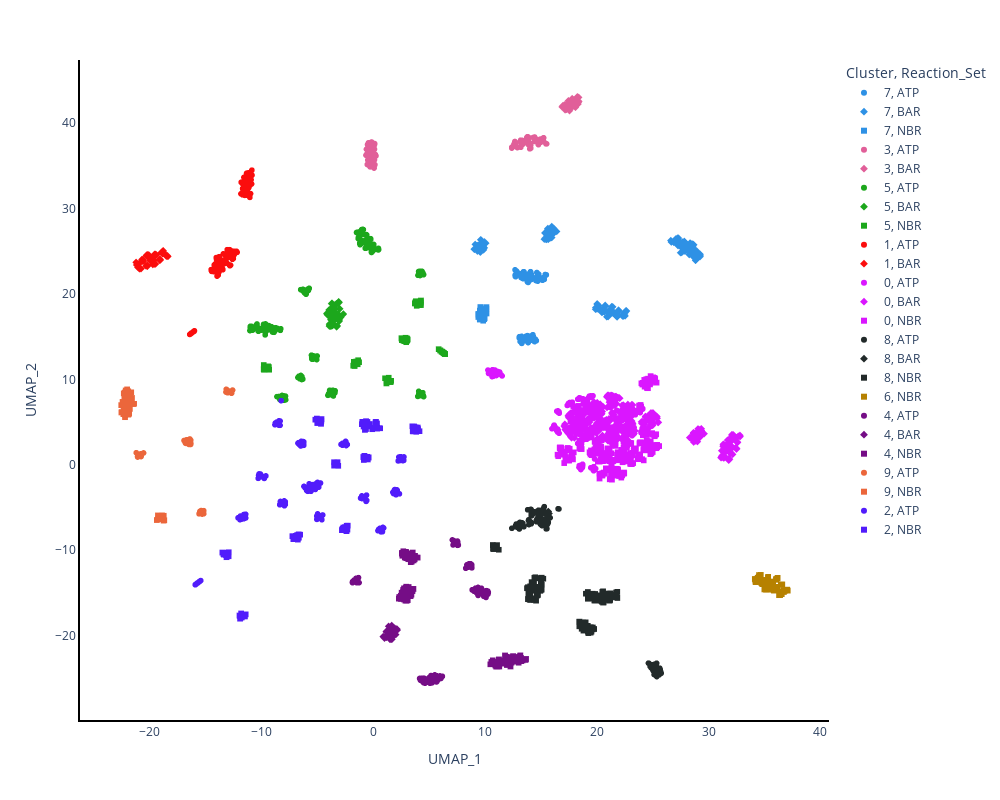

Here is the notebook cell this chart was saved with:
### Code cell
umap_df["Cluster"] = umap_df["Cluster"].astype(str)

fig = px.scatter(umap_df,
                 x="UMAP_1", y="UMAP_2",
                 color='Cluster',
                 symbol='Reaction_Set',
                 hover_data=['Subsystem', 'Condition'],
                 color_discrete_sequence=px.colors.qualitative.Dark24)

fig.update_layout(plot_bgcolor= 'white',
                  width = 1000,
                  height = 800)

fig.update_traces(marker_size=6)
fig.update_xaxes(showline=True, linewidth=2, linecolor='black')
fig.update_yaxes(showline=True, linewidth=2, linecolor='black')

fig.show()

### Figure 1 — Plotly figure (JSON) as saved in the notebook; plotly's stock layout.template omitted (floating-point values rounded to 4 significant figures; data arrays with more than 128 entries replaced by an {"elided": "..."} marker saying what was removed)
{"data": [{"customdata": {"elided": "99x2 str values"}, "hovertemplate": "Cluster=7<br>Reaction_Set=ATP<br>UMAP_1=%{x}<br>UMAP_2=%{y}<br>Subsystem=%{customdata[0]}<br>Condition=%{customdata[1]}<extra></extra>", "legendgroup": "7, ATP", "marker": {"color": "#2E91E5", "size": 6, "symbol": "circle"}, "mode": "markers", "name": "7, ATP", "showlegend": true, "type": "scattergl", "x": [13.89, 14.12, 14.14, 14.0, 13.8, 13.89, 13.96, 13.93, 13.86, 14.0, 14.12, 15.49, 15.45, 15.38, 15.26, 15.16, 15.18, 15.24, 15.3, 14.99, 15.14, 15.27, 12.69, 12.83, 12.77, 12.74, 12.71, 12.71, 12.83, 13.01, 12.9, 12.73, 12.69, 14.76, 14.8, 14.64, 14.68, 14.59, 14.72, 14.56, 14.69, 14.51, 14.55, 14.58, 13.44, 13.56, 13.49, 13.23, 13.42, 13.45, 13.45, 13.38, 13.44, 13.36, 13.45, 14.11, 14.08, 14.05, 14.08, 14.04, 14.1, 14.2, 14.06, 14.09, 13.92, 13.81, 14.5, 14.37, 14.59, 14.44, 14.28, 14.19, 14.24, 14.27, 14.05, 14.14, 14.32, 13.86, 13.86, 13.89, 13.71, 13.79, 13.58, 13.66, 13.7, 13.8, 13.64, 13.67, 13.15, 13.29, 13.14, 13.33, 13.28, 13.11, 13.09, 13.4, 13.06, 13.08, 13.21], "xaxis": "x", "y": [22.33, 22.19, 22.31, 21.83, 21.41, 21.62, 21.68, 21.62, 21.35, 21.61, 21.69, 22.24, 22.22, 22.28, 21.78, 21.76, 21.89, 21.74, 21.71, 21.87, 21.61, 21.85, 22.83, 22.67, 22.66, 22.03, 22.06, 22.19, 22.27, 22.41, 22.28, 22.08, 22.2, 22.3, 22.32, 22.51, 21.66, 21.97, 21.5, 21.82, 21.59, 21.69, 21.58, 21.59, 22.6, 22.36, 22.6, 21.92, 21.79, 22.02, 21.92, 21.96, 22.12, 21.83, 21.95, 22.42, 22.61, 22.54, 22.13, 21.79, 22.14, 21.89, 21.86, 21.81, 21.65, 22.02, 14.71, 14.49, 14.54, 14.42, 15.23, 15.04, 14.58, 14.74, 15.08, 14.76, 15.06, 14.31, 14.54, 14.41, 14.5, 15.13, 14.81, 15.0, 15.04, 14.96, 14.88, 15.05, 14.58, 14.22, 14.44, 14.35, 15.04, 14.89, 14.92, 14.7, 14.87, 15.0, 14.72], "yaxis": "y"}, {"customdata": {"elided": "243x2 str values"}, "hovertemplate": "Cluster=7<br>Reaction_Set=BAR<br>UMAP_1=%{x}<br>UMAP_2=%{y}<br>Subsystem=%{customdata[0]}<br>Condition=%{customdata[1]}<extra></extra>", "legendgroup": "7, BAR", "marker": {"color": "#2E91E5", "size": 6, "symbol": "diamond"}, "mode": "markers", "name": "7, BAR", "showlegend": true, "type": "scattergl", "x": {"elided": "243 float values"}, "xaxis": "x", "y": {"elided": "243 float values"}, "yaxis": "y"}, {"customdata": [["S_tRNA_Charging", "m9-EX_T4hcinnm_e4.04"], ["S_Xenobiotic_tolerance", "m9-EX_T4hcinnm_e4.04"], ["S_Alginate_biosynthesis", "m9-EX_T4hcinnm_e4.04"], ["S_Alternate_Carbon_and_Nitrogen_source__Hydroxy_proline_metabolism", "m9-EX_T4hcinnm_e4.04"], ["S_Aromatic_Compounds_Degradation__B_Ketoadipate_pathway", "m9-EX_T4hcinnm_e4.04"], ["S_Alternate_Carbon__Fructose_Metabolism", "m9-EX_T4hcinnm_e4.04"], ["S_Alternate_Carbon_and_Nitrogen_source__Nucleotide_Metabolism", "m9-EX_T4hcinnm_e4.04"], ["S_Cell_Envelope_Biosynthesis__Lipid_A_Biosynthesis", "m9-EX_T4hcinnm_e4.04"], ["S_Cofactor_and_Prosthetic_Group_Biosynthesis__Biotin_Biosynthesis", "m9-EX_T4hcinnm_e4.04"], ["S_Glutamate_Metabolism", "m9-EX_T4hcinnm_e4.04"], ["S_Cofactor_and_Prosthetic_Group_Biosynthesis__Pantothenate_and_CoA_Biosynthesis", "m9-EX_T4hcinnm_e4.04"], ["S_Alginate_biosynthesis", "m9-EX_T4hcinnm_e2.02-EX_fer_e1.4505"], ["S_Xenobiotic_tolerance", "m9-EX_T4hcinnm_e2.02-EX_fer_e1.4505"], ["S_Alternate_Carbon_and_Nitrogen_source__Nucleotide_Metabolism", "m9-EX_T4hcinnm_e2.02-EX_fer_e1.4505"], ["S_Alternate_Carbon_and_Nitrogen_source__Hydroxy_proline_metabolism", "m9-EX_T4hcinnm_e2.02-EX_fer_e1.4505"], ["S_tRNA_Charging", "m9-EX_T4hcinnm_e2.02-EX_fer_e1.4505"], ["S_Aromatic_Compounds_Degradation__B_Ketoadipate_pathway", "m9-EX_T4hcinnm_e2.02-EX_fer_e1.4505"], ["S_Alternate_Carbon__Fructose_Metabolism", "m9-EX_T4hcinnm_e2.02-EX_fer_e1.4505"], ["S_Cell_Envelope_Biosynthesis__Lipid_A_Biosynthesis", "m9-EX_T4hcinnm_e2.02-EX_fer_e1.4505"], ["S_Cofactor_and_Prosthetic_Group_Biosynthesis__Biotin_Biosynthesis", "m9-EX_T4hcinnm_e2.02-EX_fer_e1.4505"], ["S_Glutamate_Metabolism", "m9-EX_T4hcinnm_e2.02-EX_fer_e1.4505"], ["S_Cofactor_and_Prosthetic_Group_Biosynthesis__Pantothenate_and_CoA_Biosynthesis", "m9-EX_T4hcinnm_e2.02-EX_fer_e1.4505"], ["S_Alginate_biosynthesis", "m9-EX_fer_e2.91"], ["S_Xenobiotic_tolerance", "m9-EX_fer_e2.91"], ["S_Alternate_Carbon_and_Nitrogen_source__Nucleotide_Metabolism", "m9-EX_fer_e2.91"], ["S_Alternate_Carbon_and_Nitrogen_source__Hydroxy_proline_metabolism", "m9-EX_fer_e2.91"], ["S_Alternate_Carbon__Fructose_Metabolism", "m9-EX_fer_e2.91"], ["S_tRNA_Charging", "m9-EX_fer_e2.91"], ["S_Aromatic_Compounds_Degradation__B_Ketoadipate_pathway", "m9-EX_fer_e2.91"], ["S_Cofactor_and_Prosthetic_Group_Biosynthesis__Pantothenate_and_CoA_Biosynthesis", "m9-EX_fer_e2.91"], ["S_Cofactor_and_Prosthetic_Group_Biosynthesis__Biotin_Biosynthesis", "m9-EX_fer_e2.91"], ["S_Glutamate_Metabolism", "m9-EX_fer_e2.91"], ["S_Cell_Envelope_Biosynthesis__Lipid_A_Biosynthesis", "m9-EX_fer_e2.91"]], "hovertemplate": "Cluster=7<br>Reaction_Set=NBR<br>UMAP_1=%{x}<br>UMAP_2=%{y}<br>Subsystem=%{customdata[0]}<br>Condition=%{customdata[1]}<extra></extra>", "legendgroup": "7, NBR", "marker": {"color": "#2E91E5", "size": 6, "symbol": "square"}, "mode": "markers", "name": "7, NBR", "showlegend": true, "type": "scattergl", "x": [9.538, 9.972, 9.822, 9.637, 9.795, 9.839, 9.527, 9.406, 9.92, 9.887, 9.574, 9.822, 9.388, 9.701, 9.456, 9.843, 9.399, 9.548, 9.765, 10.13, 10.05, 9.716, 9.542, 9.6, 9.7, 9.926, 9.828, 9.913, 9.57, 10.13, 9.98, 10.13, 9.587], "xaxis": "x", "y": [17.01, 17.16, 17.22, 17.16, 17.12, 16.87, 17.12, 17.31, 17.04, 17.19, 17.05, 17.62, 17.57, 17.54, 17.57, 17.61, 17.66, 17.51, 17.7, 17.73, 17.73, 17.75, 18.04, 18.29, 17.85, 17.96, 18.19, 17.96, 18.16, 18.28, 18.24, 18.46, 18.47], "yaxis": "y"}, {"customdata": {"elided": "162x2 str values"}, "hovertemplate": "Cluster=3<br>Reaction_Set=ATP<br>UMAP_1=%{x}<br>UMAP_2=%{y}<br>Subsystem=%{customdata[0]}<br>Condition=%{customdata[1]}<extra></extra>", "legendgroup": "3, ATP", "marker": {"color": "#E15F99", "size": 6, "symbol": "circle"}, "mode": "markers", "name": "3, ATP", "showlegend": true, "type": "scattergl", "x": {"elided": "162 float values"}, "xaxis": "x", "y": {"elided": "162 float values"}, "yaxis": "y"}, {"customdata": [["S_Cell_Envelope_Biosynthesis", "m9-EX_T4hcinnm_e4.04"], ["Unassigned", "m9-EX_T4hcinnm_e4.04"], ["S_Cofactor_and_Prosthetic_Group_Biosynthesis__Ubiquinone_biosynthesis", "m9-EX_T4hcinnm_e4.04"], ["S_Cofactor_and_Prosthetic_Group_Biosynthesis__Thiamine_Metabolism", "m9-EX_T4hcinnm_e4.04"], ["S_Cysteine_Metabolism", "m9-EX_T4hcinnm_e4.04"], ["S_Cofactor_and_Prosthetic_Group_Biosynthesis__Riboflavin_Metabolism", "m9-EX_T4hcinnm_e4.04"], ["S_Methionine_Metabolism", "m9-EX_T4hcinnm_e4.04"], ["S_Aromatic_Compounds_Degradation__Homogentisate_pathway", "m9-EX_T4hcinnm_e4.04"], ["S_Cofactor_and_Prosthetic_Group_Biosynthesis__Porphyrin_and_Chlorophyll_Metabolism", "m9-EX_T4hcinnm_e4.04"], ["S_Sulfur_Metabolism", "m9-EX_T4hcinnm_e4.04"], ["S_Heavy_Metal_Tolerance", "m9-EX_T4hcinnm_e4.04"], ["S_Cell_Envelope_Biosynthesis__Biosynthesis_of_L_glycero_D_manno_heptose__Hep_", "m9-EX_T4hcinnm_e4.04"], ["S_Cofactor_and_Prosthetic_Group_Biosynthesis___Pyrroloquinoline_quinone_biosynthesis", "m9-EX_T4hcinnm_e4.04"], ["S_Transport__Outer_Membrane", "m9-EX_T4hcinnm_e4.04"], ["S_Fatty_Acid_Metabolism", "m9-EX_T4hcinnm_e4.04"], ["S_Glycolysis", "m9-EX_T4hcinnm_e4.04"], ["S_Phosphonate_and_phosphinate_metabolism", "m9-EX_T4hcinnm_e4.04"], ["S_Alternate_Carbon__Butanediol_Metabolism", "m9-EX_T4hcinnm_e4.04"], ["S_Cell_Envelope_Biosynthesis", "m9-EX_T4hcinnm_e2.02-EX_fer_e1.4505"], ["S_Cofactor_and_Prosthetic_Group_Biosynthesis__Ubiquinone_biosynthesis", "m9-EX_T4hcinnm_e2.02-EX_fer_e1.4505"], ["Unassigned", "m9-EX_T4hcinnm_e2.02-EX_fer_e1.4505"], ["S_Cofactor_and_Prosthetic_Group_Biosynthesis__Thiamine_Metabolism", "m9-EX_T4hcinnm_e2.02-EX_fer_e1.4505"], ["S_Cofactor_and_Prosthetic_Group_Biosynthesis__Riboflavin_Metabolism", "m9-EX_T4hcinnm_e2.02-EX_fer_e1.4505"], ["S_Cysteine_Metabolism", "m9-EX_T4hcinnm_e2.02-EX_fer_e1.4505"], ["S_Methionine_Metabolism", "m9-EX_T4hcinnm_e2.02-EX_fer_e1.4505"], ["S_Aromatic_Compounds_Degradation__Homogentisate_pathway", "m9-EX_T4hcinnm_e2.02-EX_fer_e1.4505"], ["S_Cofactor_and_Prosthetic_Group_Biosynthesis__Porphyrin_and_Chlorophyll_Metabolism", "m9-EX_T4hcinnm_e2.02-EX_fer_e1.4505"], ["S_Heavy_Metal_Tolerance", "m9-EX_T4hcinnm_e2.02-EX_fer_e1.4505"], ["S_Sulfur_Metabolism", "m9-EX_T4hcinnm_e2.02-EX_fer_e1.4505"], ["S_Cofactor_and_Prosthetic_Group_Biosynthesis___Pyrroloquinoline_quinone_biosynthesis", "m9-EX_T4hcinnm_e2.02-EX_fer_e1.4505"], ["S_Cell_Envelope_Biosynthesis__Biosynthesis_of_L_glycero_D_manno_heptose__Hep_", "m9-EX_T4hcinnm_e2.02-EX_fer_e1.4505"], ["S_Fatty_Acid_Metabolism", "m9-EX_T4hcinnm_e2.02-EX_fer_e1.4505"], ["S_Transport__Outer_Membrane", "m9-EX_T4hcinnm_e2.02-EX_fer_e1.4505"], ["S_Glycolysis", "m9-EX_T4hcinnm_e2.02-EX_fer_e1.4505"], ["S_Phosphonate_and_phosphinate_metabolism", "m9-EX_T4hcinnm_e2.02-EX_fer_e1.4505"], ["S_Alternate_Carbon__Butanediol_Metabolism", "m9-EX_T4hcinnm_e2.02-EX_fer_e1.4505"], ["S_Cell_Envelope_Biosynthesis", "m9-EX_fer_e2.91"], ["S_Cofactor_and_Prosthetic_Group_Biosynthesis__Thiamine_Metabolism", "m9-EX_fer_e2.91"], ["S_Cofactor_and_Prosthetic_Group_Biosynthesis__Riboflavin_Metabolism", "m9-EX_fer_e2.91"], ["S_Cysteine_Metabolism", "m9-EX_fer_e2.91"], ["S_Cofactor_and_Prosthetic_Group_Biosynthesis__Ubiquinone_biosynthesis", "m9-EX_fer_e2.91"], ["S_Methionine_Metabolism", "m9-EX_fer_e2.91"], ["S_Aromatic_Compounds_Degradation__Homogentisate_pathway", "m9-EX_fer_e2.91"], ["S_Cofactor_and_Prosthetic_Group_Biosynthesis__Porphyrin_and_Chlorophyll_Metabolism", "m9-EX_fer_e2.91"], ["Unassigned", "m9-EX_fer_e2.91"], ["S_Heavy_Metal_Tolerance", "m9-EX_fer_e2.91"], ["S_Cell_Envelope_Biosynthesis__Biosynthesis_of_L_glycero_D_manno_heptose__Hep_", "m9-EX_fer_e2.91"], ["S_Cofactor_and_Prosthetic_Group_Biosynthesis___Pyrroloquinoline_quinone_biosynthesis", "m9-EX_fer_e2.91"], ["S_Sulfur_Metabolism", "m9-EX_fer_e2.91"], ["S_Fatty_Acid_Metabolism", "m9-EX_fer_e2.91"], ["S_Glycolysis", "m9-EX_fer_e2.91"], ["S_Transport__Outer_Membrane", "m9-EX_fer_e2.91"], ["S_Phosphonate_and_phosphinate_metabolism", "m9-EX_fer_e2.91"], ["S_Alternate_Carbon__Butanediol_Metabolism", "m9-EX_fer_e2.91"]], "hovertemplate": "Cluster=3<br>Reaction_Set=BAR<br>UMAP_1=%{x}<br>UMAP_2=%{y}<br>Subsystem=%{customdata[0]}<br>Condition=%{customdata[1]}<extra></extra>", "legendgroup": "3, BAR", "marker": {"color": "#E15F99", "size": 6, "symbol": "diamond"}, "mode": "markers", "name": "3, BAR", "showlegend": true, "type": "scattergl", "x": [18.08, 18.31, 18.28, 18.17, 18.16, 17.8, 17.79, 17.92, 18.16, 17.94, 18.06, 18.34, 18.21, 18.18, 18.38, 18.37, 18.38, 18.26, 17.45, 17.6, 17.84, 17.84, 17.75, 17.53, 17.59, 17.64, 18.09, 17.89, 17.77, 18.03, 17.81, 17.61, 17.47, 17.66, 17.49, 17.46, 17.34, 16.97, 17.28, 17.26, 17.33, 17.17, 17.49, 17.29, 17.4, 17.11, 17.56, 17.21, 17.16, 17.04, 17.26, 17.13, 16.96, 16.89], "xaxis": "x", "y": [42.62, 42.22, 42.32, 42.59, 42.78, 42.89, 42.66, 42.73, 42.73, 42.72, 42.74, 42.39, 42.67, 42.45, 42.58, 42.51, 43.02, 43.1, 42.24, 42.26, 41.95, 41.97, 42.13, 42.33, 42.17, 42.26, 41.85, 42.01, 42.14, 42.14, 42.22, 42.37, 42.35, 42.1, 42.52, 42.63, 41.79, 41.99, 41.96, 41.88, 41.69, 41.78, 41.6, 41.61, 41.66, 42.16, 41.45, 41.76, 41.56, 41.76, 41.77, 41.99, 42.05, 41.91], "yaxis": "y"}, {"customdata": {"elided": "223x2 str values"}, "hovertemplate": "Cluster=5<br>Reaction_Set=ATP<br>UMAP_1=%{x}<br>UMAP_2=%{y}<br>Subsystem=%{customdata[0]}<br>Condition=%{customdata[1]}<extra></extra>", "legendgroup": "5, ATP", "marker": {"color": "#1CA71C", "size": 6, "symbol": "circle"}, "mode": "markers", "name": "5, ATP", "showlegend": true, "type": "scattergl", "x": {"elided": "223 float values"}, "xaxis": "x", "y": {"elided": "223 float values"}, "yaxis": "y"}, {"customdata": {"elided": "72x2 str values"}, "hovertemplate": "Cluster=5<br>Reaction_Set=BAR<br>UMAP_1=%{x}<br>UMAP_2=%{y}<br>Subsystem=%{customdata[0]}<br>Condition=%{customdata[1]}<extra></extra>", "legendgroup": "5, BAR", "marker": {"color": "#1CA71C", "size": 6, "symbol": "diamond"}, "mode": "markers", "name": "5, BAR", "showlegend": true, "type": "scattergl", "x": [-4.099, -3.954, -3.956, -3.792, -4.019, -3.865, -4.146, -3.841, -4.033, -3.252, -3.312, -3.218, -3.83, -3.778, -3.913, -3.62, -3.566, -3.697, -3.644, -3.892, -3.479, -3.912, -3.2, -3.268, -3.615, -3.258, -3.683, -3.388, -3.471, -3.623, -3.302, -3.396, -3.723, -3.102, -3.085, -3.039, -3.549, -3.642, -3.7, -3.778, -3.537, -3.777, -3.649, -3.759, -3.537, -3.025, -3.129, -3.043, -3.948, -3.713, -3.654, -3.446, -3.459, -3.632, -3.697, -3.776, -3.819, -3.582, -3.003, -2.984, -3.35, -3.46, -3.274, -3.655, -3.254, -3.344, -3.138, -3.254, -3.134, -2.894, -2.7, -2.663], "xaxis": "x", "y": [17.57, 17.58, 17.62, 17.55, 17.63, 17.49, 17.71, 17.71, 17.58, 17.68, 17.41, 17.45, 16.29, 16.21, 16.47, 16.34, 16.38, 16.34, 16.29, 16.34, 16.42, 16.23, 16.26, 16.14, 18.8, 18.8, 18.93, 18.69, 18.72, 18.78, 18.85, 18.7, 18.87, 18.93, 19.1, 19.02, 16.97, 17.01, 17.01, 16.98, 16.85, 17.08, 17.02, 16.99, 17.02, 16.96, 17.01, 16.8, 18.13, 18.1, 18.09, 18.28, 18.26, 18.29, 18.22, 18.21, 18.27, 18.13, 18.26, 18.27, 17.66, 17.58, 17.68, 17.65, 17.54, 17.66, 17.58, 17.56, 17.66, 17.26, 17.58, 17.66], "yaxis": "y"}, {"customdata": {"elided": "83x2 str values"}, "hovertemplate": "Cluster=5<br>Reaction_Set=NBR<br>UMAP_1=%{x}<br>UMAP_2=%{y}<br>Subsystem=%{customdata[0]}<br>Condition=%{customdata[1]}<extra></extra>", "legendgroup": "5, NBR", "marker": {"color": "#1CA71C", "size": 6, "symbol": "square"}, "mode": "markers", "name": "5, NBR", "showlegend": true, "type": "scattergl", "x": [-1.384, -1.702, 6.202, 5.858, -1.552, 6.325, -1.65, 6.179, 6.296, -1.343, 6.116, 6.401, -1.785, 6.011, -1.405, 6.183, 6.417, -1.444, -1.726, 6.432, -1.263, 5.989, 6.276, -1.444, -1.505, 6.346, -1.628, -9.324, 4.272, 4.082, 3.896, 4.189, -9.779, 4.055, -9.59, -9.596, -9.399, 3.772, 4.242, 3.956, -9.696, -9.424, 3.861, 4.089, -9.383, 3.731, -9.79, -9.3, 3.885, -9.782, -9.706, 4.228, 4.165, 4.27, 3.813, 4.2, -9.482, 4.276, 3.094, 1.605, 1.396, 1.27, 1.328, 2.542, 3.03, 2.784, 2.741, 1.394, 2.906, 3.042, 1.066, 2.572, 1.173, 2.711, 2.543, 2.801, 2.842, 2.956, 1.188, 2.664, 1.237, 1.523, 1.568], "xaxis": "x", "y": [11.77, 11.59, 13.19, 13.54, 12.02, 13.07, 11.57, 13.21, 13.1, 12.25, 13.27, 13.0, 11.61, 13.38, 11.83, 13.21, 12.98, 11.98, 12.05, 12.96, 12.01, 13.41, 13.12, 11.93, 12.09, 13.05, 11.78, 11.44, 19.0, 18.9, 18.61, 19.13, 11.15, 18.93, 11.45, 11.31, 11.53, 19.03, 18.72, 18.69, 11.15, 11.26, 18.88, 18.77, 11.4, 18.9, 11.19, 11.13, 19.14, 11.68, 11.12, 19.15, 18.7, 18.73, 19.16, 19.05, 11.46, 19.23, 14.67, 9.831, 10.2, 9.845, 9.953, 14.83, 14.78, 14.82, 14.55, 9.741, 14.88, 14.53, 10.14, 14.6, 9.764, 14.55, 14.8, 14.47, 14.49, 14.35, 9.532, 14.65, 10.01, 9.755, 9.684], "yaxis": "y"}, {"customdata": {"elided": "191x2 str values"}, "hovertemplate": "Cluster=1<br>Reaction_Set=ATP<br>UMAP_1=%{x}<br>UMAP_2=%{y}<br>Subsystem=%{customdata[0]}<br>Condition=%{customdata[1]}<extra></extra>", "legendgroup": "1, ATP", "marker": {"color": "#FB0D0D", "size": 6, "symbol": "circle"}, "mode": "markers", "name": "1, ATP", "showlegend": true, "type": "scattergl", "x": {"elided": "191 float values"}, "xaxis": "x", "y": {"elided": "191 float values"}, "yaxis": "y"}, {"customdata": {"elided": "78x2 str values"}, "hovertemplate": "Cluster=1<br>Reaction_Set=BAR<br>UMAP_1=%{x}<br>UMAP_2=%{y}<br>Subsystem=%{customdata[0]}<br>Condition=%{customdata[1]}<extra></extra>", "legendgroup": "1, BAR", "marker": {"color": "#FB0D0D", "size": 6, "symbol": "diamond"}, "mode": "markers", "name": "1, BAR", "showlegend": true, "type": "scattergl", "x": [-19.97, -20.09, -20.06, -20.23, -20.2, -20.29, -20.16, -20.16, -20.05, -19.66, -19.75, -19.67, -19.6, -21.0, -21.13, -21.2, -21.04, -21.12, -21.12, -21.06, -21.09, -20.99, -20.76, -21.04, -20.9, -20.77, -18.69, -18.83, -18.78, -18.95, -18.78, -18.89, -18.81, -18.78, -18.48, -18.5, -18.4, -18.35, -18.46, -20.62, -20.54, -20.63, -20.54, -20.57, -20.66, -20.64, -20.68, -20.59, -20.32, -20.19, -20.19, -20.22, -19.52, -19.55, -19.46, -19.38, -19.44, -19.49, -19.49, -19.51, -19.45, -19.09, -19.03, -19.09, -19.05, -19.88, -19.86, -20.0, -19.98, -19.91, -19.88, -19.94, -19.93, -19.74, -19.59, -19.46, -19.71, -19.57], "xaxis": "x", "y": [24.32, 24.33, 24.58, 24.47, 24.6, 24.52, 24.47, 24.46, 24.48, 23.89, 23.9, 23.9, 23.94, 23.5, 23.36, 23.71, 23.46, 23.42, 23.49, 23.4, 23.56, 23.46, 22.96, 23.12, 22.94, 22.98, 24.74, 24.71, 24.77, 24.86, 24.98, 24.93, 24.91, 25.07, 24.43, 24.44, 24.49, 24.4, 24.47, 23.83, 23.89, 24.03, 23.86, 24.01, 23.92, 23.95, 24.04, 23.88, 23.29, 23.23, 23.3, 23.38, 24.47, 24.65, 24.54, 24.58, 24.56, 24.46, 24.6, 24.64, 24.64, 23.94, 23.98, 24.07, 24.06, 23.95, 23.91, 24.2, 24.28, 23.98, 24.08, 24.2, 23.9, 24.0, 23.51, 23.51, 23.45, 23.5], "yaxis": "y"}, {"customdata": {"elided": "174x2 str values"}, "hovertemplate": "Cluster=0<br>Reaction_Set=ATP<br>UMAP_1=%{x}<br>UMAP_2=%{y}<br>Subsystem=%{customdata[0]}<br>Condition=%{customdata[1]}<extra></extra>", "legendgroup": "0, ATP", "marker": {"color": "#DA16FF", "size": 6, "symbol": "circle"}, "mode": "markers", "name": "0, ATP", "showlegend": true, "type": "scattergl", "x": {"elided": "174 float values"}, "xaxis": "x", "y": {"elided": "174 float values"}, "yaxis": "y"}, {"customdata": {"elided": "916x2 str values"}, "hovertemplate": "Cluster=0<br>Reaction_Set=BAR<br>UMAP_1=%{x}<br>UMAP_2=%{y}<br>Subsystem=%{customdata[0]}<br>Condition=%{customdata[1]}<extra></extra>", "legendgroup": "0, BAR", "marker": {"color": "#DA16FF", "size": 6, "symbol": "diamond"}, "mode": "markers", "name": "0, BAR", "showlegend": true, "type": "scattergl", "x": {"elided": "916 float values"}, "xaxis": "x", "y": {"elided": "916 float values"}, "yaxis": "y"}, {"customdata": {"elided": "587x2 str values"}, "hovertemplate": "Cluster=0<br>Reaction_Set=NBR<br>UMAP_1=%{x}<br>UMAP_2=%{y}<br>Subsystem=%{customdata[0]}<br>Condition=%{customdata[1]}<extra></extra>", "legendgroup": "0, NBR", "marker": {"color": "#DA16FF", "size": 6, "symbol": "square"}, "mode": "markers", "name": "0, NBR", "showlegend": true, "type": "scattergl", "x": {"elided": "587 float values"}, "xaxis": "x", "y": {"elided": "587 float values"}, "yaxis": "y"}, {"customdata": {"elided": "175x2 str values"}, "hovertemplate": "Cluster=8<br>Reaction_Set=ATP<br>UMAP_1=%{x}<br>UMAP_2=%{y}<br>Subsystem=%{customdata[0]}<br>Condition=%{customdata[1]}<extra></extra>", "legendgroup": "8, ATP", "marker": {"color": "#222A2A", "size": 6, "symbol": "circle"}, "mode": "markers", "name": "8, ATP", "showlegend": true, "type": "scattergl", "x": {"elided": "175 float values"}, "xaxis": "x", "y": {"elided": "175 float values"}, "yaxis": "y"}, {"customdata": [["Murein Recycling", "m9-EX_T4hcinnm_e4.04"], ["S_Cell_Envelope_Biosynthesis__Cellulose_Metabolism", "m9-EX_T4hcinnm_e4.04"], ["S_Alternate_Carbon__Ascorbate_and_Aldarate_Metabolism", "m9-EX_T4hcinnm_e4.04"]], "hovertemplate": "Cluster=8<br>Reaction_Set=BAR<br>UMAP_1=%{x}<br>UMAP_2=%{y}<br>Subsystem=%{customdata[0]}<br>Condition=%{customdata[1]}<extra></extra>", "legendgroup": "8, BAR", "marker": {"color": "#222A2A", "size": 6, "symbol": "diamond"}, "mode": "markers", "name": "8, BAR", "showlegend": true, "type": "scattergl", "x": [15.66, 15.66, 15.73], "xaxis": "x", "y": [-5.478, -5.47, -5.704], "yaxis": "y"}, {"customdata": {"elided": "185x2 str values"}, "hovertemplate": "Cluster=8<br>Reaction_Set=NBR<br>UMAP_1=%{x}<br>UMAP_2=%{y}<br>Subsystem=%{customdata[0]}<br>Condition=%{customdata[1]}<extra></extra>", "legendgroup": "8, NBR", "marker": {"color": "#222A2A", "size": 6, "symbol": "square"}, "mode": "markers", "name": "8, NBR", "showlegend": true, "type": "scattergl", "x": {"elided": "185 float values"}, "xaxis": "x", "y": {"elided": "185 float values"}, "yaxis": "y"}, {"customdata": {"elided": "108x2 str values"}, "hovertemplate": "Cluster=6<br>Reaction_Set=NBR<br>UMAP_1=%{x}<br>UMAP_2=%{y}<br>Subsystem=%{customdata[0]}<br>Condition=%{customdata[1]}<extra></extra>", "legendgroup": "6, NBR", "marker": {"color": "#B68100", "size": 6, "symbol": "square"}, "mode": "markers", "name": "6, NBR", "showlegend": true, "type": "scattergl", "x": [35.19, 35.27, 35.52, 35.11, 35.16, 35.17, 34.98, 35.23, 35.39, 35.3, 35.25, 35.18, 35.33, 35.16, 35.72, 35.68, 35.77, 35.57, 36.58, 36.69, 36.4, 36.69, 36.41, 36.45, 36.39, 36.3, 36.62, 36.81, 36.73, 36.54, 36.65, 36.38, 37.08, 36.96, 37.03, 37.02, 34.38, 34.17, 34.2, 34.47, 34.27, 34.16, 34.25, 34.41, 34.12, 34.51, 34.39, 34.22, 34.19, 34.4, 34.38, 34.67, 34.54, 34.51, 36.04, 35.9, 35.95, 35.78, 36.03, 35.92, 36.08, 36.08, 35.84, 35.91, 36.01, 36.1, 35.96, 36.15, 36.47, 36.53, 36.47, 36.59, 34.81, 34.72, 35.09, 35.07, 34.98, 34.78, 34.88, 34.8, 34.94, 34.81, 35.08, 34.84, 34.82, 34.85, 35.32, 35.32, 35.33, 35.31, 35.52, 35.65, 35.57, 35.47, 35.64, 35.66, 35.7, 35.63, 35.6, 35.56, 35.43, 35.76, 35.56, 36.16, 36.06, 36.17, 36.04, 36.02], "xaxis": "x", "y": [-14.38, -14.38, -14.15, -14.63, -14.42, -14.55, -14.59, -14.37, -14.36, -14.3, -14.62, -14.64, -14.55, -14.51, -14.03, -14.05, -14.07, -13.84, -14.85, -14.85, -15.09, -14.71, -15.12, -14.94, -15.26, -15.27, -14.87, -14.78, -14.89, -15.14, -14.85, -15.08, -14.73, -14.65, -14.71, -14.62, -13.65, -13.44, -13.74, -13.12, -13.38, -13.57, -13.41, -13.25, -13.37, -13.34, -13.25, -13.42, -13.53, -13.38, -13.23, -12.9, -12.99, -12.92, -14.52, -14.72, -14.62, -14.67, -14.29, -14.65, -14.67, -14.37, -14.72, -14.65, -14.49, -14.45, -14.62, -14.5, -14.01, -14.05, -14.03, -14.01, -13.98, -13.84, -13.58, -13.69, -14.02, -13.9, -13.88, -13.87, -13.69, -13.8, -13.49, -13.5, -13.8, -13.65, -13.26, -13.19, -13.12, -13.17, -13.69, -13.93, -13.85, -13.97, -13.99, -13.85, -13.73, -13.78, -13.75, -13.96, -13.99, -13.79, -13.67, -13.3, -13.38, -13.23, -13.38, -13.47], "yaxis": "y"}, {"customdata": {"elided": "133x2 str values"}, "hovertemplate": "Cluster=4<br>Reaction_Set=ATP<br>UMAP_1=%{x}<br>UMAP_2=%{y}<br>Subsystem=%{customdata[0]}<br>Condition=%{customdata[1]}<extra></extra>", "legendgroup": "4, ATP", "marker": {"color": "#750D86", "size": 6, "symbol": "circle"}, "mode": "markers", "name": "4, ATP", "showlegend": true, "type": "scattergl", "x": {"elided": "133 float values"}, "xaxis": "x", "y": {"elided": "133 float values"}, "yaxis": "y"}, {"customdata": [["S_Purine_Metabolism", "m9-EX_T4hcinnm_e4.04"], ["S_Glycerophospholipid_Metabolism", "m9-EX_T4hcinnm_e4.04"], ["S_Cofactor_and_Prosthetic_Group_Biosynthesis__Terpenoid_backbone_biosynthesis", "m9-EX_T4hcinnm_e4.04"], ["S_Formaldehyde_Metabolism", "m9-EX_T4hcinnm_e4.04"], ["S_Butanoate_Metabolism", "m9-EX_T4hcinnm_e4.04"], ["S_Cell_Envelope_Biosynthesis__O_antigen_Biosynthesis", "m9-EX_T4hcinnm_e4.04"], ["S_Alternate_Carbon_and_Nitrogen_source__Ectoine_Metabolism", "m9-EX_T4hcinnm_e4.04"], ["S_Alternate_Carbon_and_Nitrogen_source__D_Amino_acids_Metabolism", "m9-EX_T4hcinnm_e4.04"], ["S_Alternate_Carbon", "m9-EX_T4hcinnm_e4.04"], ["S_Alternate_Carbon__Levulinate_Metabolism", "m9-EX_T4hcinnm_e4.04"], ["S_Aromatic_Compounds_Degradation__Toluene_Pathway", "m9-EX_T4hcinnm_e4.04"], ["S_Aromatic_Compounds_Degradation__Gallic_acid_Metabolism", "m9-EX_T4hcinnm_e4.04"], ["S_Alternate_Carbon__Propanoate_Metabolism", "m9-EX_T4hcinnm_e4.04"], ["S_Aromatic_Compounds_Degradation__Nicotinic_acid_pathway", "m9-EX_T4hcinnm_e4.04"], ["S_Purine_Metabolism", "m9-EX_T4hcinnm_e2.02-EX_fer_e1.4505"], ["S_Glycerophospholipid_Metabolism", "m9-EX_T4hcinnm_e2.02-EX_fer_e1.4505"], ["S_Formaldehyde_Metabolism", "m9-EX_T4hcinnm_e2.02-EX_fer_e1.4505"], ["S_Cofactor_and_Prosthetic_Group_Biosynthesis__Terpenoid_backbone_biosynthesis", "m9-EX_T4hcinnm_e2.02-EX_fer_e1.4505"], ["S_Butanoate_Metabolism", "m9-EX_T4hcinnm_e2.02-EX_fer_e1.4505"], ["S_Cell_Envelope_Biosynthesis__O_antigen_Biosynthesis", "m9-EX_T4hcinnm_e2.02-EX_fer_e1.4505"], ["S_Alternate_Carbon_and_Nitrogen_source__Ectoine_Metabolism", "m9-EX_T4hcinnm_e2.02-EX_fer_e1.4505"], ["S_Alternate_Carbon_and_Nitrogen_source__D_Amino_acids_Metabolism", "m9-EX_T4hcinnm_e2.02-EX_fer_e1.4505"], ["S_Alternate_Carbon", "m9-EX_T4hcinnm_e2.02-EX_fer_e1.4505"], ["S_Alternate_Carbon__Levulinate_Metabolism", "m9-EX_T4hcinnm_e2.02-EX_fer_e1.4505"], ["S_Aromatic_Compounds_Degradation__Toluene_Pathway", "m9-EX_T4hcinnm_e2.02-EX_fer_e1.4505"], ["S_Aromatic_Compounds_Degradation__Gallic_acid_Metabolism", "m9-EX_T4hcinnm_e2.02-EX_fer_e1.4505"], ["S_Alternate_Carbon__Propanoate_Metabolism", "m9-EX_T4hcinnm_e2.02-EX_fer_e1.4505"], ["S_Aromatic_Compounds_Degradation__Nicotinic_acid_pathway", "m9-EX_T4hcinnm_e2.02-EX_fer_e1.4505"], ["S_Purine_Metabolism", "m9-EX_fer_e2.91"], ["S_Glycerophospholipid_Metabolism", "m9-EX_fer_e2.91"], ["S_Cofactor_and_Prosthetic_Group_Biosynthesis__Terpenoid_backbone_biosynthesis", "m9-EX_fer_e2.91"], ["S_Formaldehyde_Metabolism", "m9-EX_fer_e2.91"], ["S_Butanoate_Metabolism", "m9-EX_fer_e2.91"], ["S_Cell_Envelope_Biosynthesis__O_antigen_Biosynthesis", "m9-EX_fer_e2.91"], ["S_Alternate_Carbon_and_Nitrogen_source__Ectoine_Metabolism", "m9-EX_fer_e2.91"], ["S_Alternate_Carbon_and_Nitrogen_source__D_Amino_acids_Metabolism", "m9-EX_fer_e2.91"], ["S_Alternate_Carbon", "m9-EX_fer_e2.91"], ["S_Alternate_Carbon__Propanoate_Metabolism", "m9-EX_fer_e2.91"], ["S_Alternate_Carbon__Levulinate_Metabolism", "m9-EX_fer_e2.91"], ["S_Aromatic_Compounds_Degradation__Toluene_Pathway", "m9-EX_fer_e2.91"], ["S_Aromatic_Compounds_Degradation__Gallic_acid_Metabolism", "m9-EX_fer_e2.91"], ["S_Aromatic_Compounds_Degradation__Nicotinic_acid_pathway", "m9-EX_fer_e2.91"]], "hovertemplate": "Cluster=4<br>Reaction_Set=BAR<br>UMAP_1=%{x}<br>UMAP_2=%{y}<br>Subsystem=%{customdata[0]}<br>Condition=%{customdata[1]}<extra></extra>", "legendgroup": "4, BAR", "marker": {"color": "#750D86", "size": 6, "symbol": "diamond"}, "mode": "markers", "name": "4, BAR", "showlegend": true, "type": "scattergl", "x": [1.679, 1.565, 1.641, 1.483, 1.37, 1.615, 1.179, 1.508, 1.401, 1.047, 1.015, 0.9199, 0.8969, 1.026, 1.77, 1.917, 1.803, 1.685, 1.533, 1.727, 1.64, 2.024, 1.962, 1.188, 1.214, 1.212, 1.164, 1.299, 2.141, 1.694, 2.06, 1.932, 2.153, 1.882, 1.711, 2.117, 1.914, 1.794, 1.659, 1.381, 1.538, 1.544], "xaxis": "x", "y": [-20.44, -20.24, -20.27, -20.35, -19.99, -20.41, -20.21, -20.46, -20.06, -20.24, -20.31, -20.15, -20.11, -20.21, -19.89, -19.8, -19.87, -19.76, -19.64, -19.69, -19.63, -19.88, -19.83, -19.59, -19.47, -19.6, -19.53, -19.66, -19.33, -19.32, -19.38, -19.13, -19.36, -19.16, -19.17, -19.21, -19.17, -19.1, -18.81, -18.91, -19.15, -19.0], "yaxis": "y"}, {"customdata": {"elided": "177x2 str values"}, "hovertemplate": "Cluster=4<br>Reaction_Set=NBR<br>UMAP_1=%{x}<br>UMAP_2=%{y}<br>Subsystem=%{customdata[0]}<br>Condition=%{customdata[1]}<extra></extra>", "legendgroup": "4, NBR", "marker": {"color": "#750D86", "size": 6, "symbol": "square"}, "mode": "markers", "name": "4, NBR", "showlegend": true, "type": "scattergl", "x": {"elided": "177 float values"}, "xaxis": "x", "y": {"elided": "177 float values"}, "yaxis": "y"}, {"customdata": [["S_Fatty_Acid__Biosynthesis", "m9-EX_cit_e7.44"], ["S_Pentose_Phosphate_Pathway", "m9-EX_cit_e7.44"], ["S_Histidine_Metabolism", "m9-EX_cit_e7.44"], ["S_Nucleotide_Salvage_Pathway", "m9-EX_cit_e7.44"], ["S_Nitrogen_Metabolism", "m9-EX_cit_e7.44"], ["S_Pyruvate_Metabolism", "m9-EX_cit_e7.44"], ["S_Cofactor_and_Prosthetic_Group_Biosynthesis", "m9-EX_cit_e7.44"], ["S_Alternate_Carbon_and_Nitrogen_source__Amines_and_Polyamines_Metabolism", "m9-EX_cit_e7.44"], ["S_Alternate_Carbon_and_Nitrogen_source__Dipeptide_Metabolism", "m9-EX_cit_e7.44"], ["Aliphatic open-chain ketones metabolism", "m9-EX_cit_e7.44"], ["S_Cofactor_and_Prosthetic_Group_Biosynthesis__Queuosine_biosynthesis", "m9-EX_cit_e7.44"], ["S_Iron_uptake_and_metabolism", "m9-EX_cit_e7.44"], ["S_Transport__solvent_extrusion", "m9-EX_cit_e7.44"], ["S_Arginine_and_Proline_Metabolism", "m9-EX_fer_e2.91"], ["S_Cell_Envelope_Biosynthesis__Cellulose_Metabolism", "m9-EX_fer_e2.91"], ["S_Aromatic_Compounds_Degradation__Phenylacetyl_CoA_Catabolom", "m9-EX_fer_e2.91"], ["Murein Recycling", "m9-EX_fer_e2.91"], ["S_Plant_growth_promoting", "m9-EX_fer_e2.91"], ["S_Cofactor_and_Prosthetic_Group_Biosynthesis__FeS_clusters_metabolism", "m9-EX_fer_e2.91"], ["S_Urea_cycleamino_group_metabolism", "m9-EX_fer_e2.91"], ["S_Lysine_Metabolism", "m9-EX_fer_e2.91"], ["S_Alternate_Carbon__Ascorbate_and_Aldarate_Metabolism", "m9-EX_fer_e2.91"], ["S_Cell_Envelope_Biosynthesis__Peptidoglycan_Biosynthesis", "m9-EX_fer_e2.91"], ["S_Cofactor_and_Prosthetic_Group_Biosynthesis__Nicotinamide_Biosynthesis", "m9-EX_fer_e2.91"], ["S_Alanine_and_Aspartate_Metabolism", "m9-EX_fer_e2.91"], ["S_Fatty_Acid_Metabolism", "m9-EX_glc_e7.44"], ["S_Glycolysis", "m9-EX_glc_e7.44"], ["S_Cell_Envelope_Biosynthesis", "m9-EX_glc_e7.44"], ["S_Cofactor_and_Prosthetic_Group_Biosynthesis__Ubiquinone_biosynthesis", "m9-EX_glc_e7.44"], ["S_Methionine_Metabolism", "m9-EX_glc_e7.44"], ["S_Cysteine_Metabolism", "m9-EX_glc_e7.44"], ["S_Cell_Envelope_Biosynthesis__Biosynthesis_of_L_glycero_D_manno_heptose__Hep_", "m9-EX_glc_e7.44"], ["S_Phosphonate_and_phosphinate_metabolism", "m9-EX_glc_e7.44"], ["S_Aromatic_Compounds_Degradation__Homogentisate_pathway", "m9-EX_glc_e7.44"], ["S_Cofactor_and_Prosthetic_Group_Biosynthesis___Pyrroloquinoline_quinone_biosynthesis", "m9-EX_glc_e7.44"], ["S_Transport__Outer_Membrane", "m9-EX_glc_e7.44"], ["Unassigned", "m9-EX_glc_e7.44"], ["S_Cofactor_and_Prosthetic_Group_Biosynthesis__Thiamine_Metabolism", "m9-EX_glc_e7.44"], ["S_Heavy_Metal_Tolerance", "m9-EX_glc_e7.44"], ["S_Sulfur_Metabolism", "m9-EX_glc_e7.44"], ["S_Cofactor_and_Prosthetic_Group_Biosynthesis__Riboflavin_Metabolism", "m9-EX_glc_e7.44"], ["S_Cofactor_and_Prosthetic_Group_Biosynthesis__Porphyrin_and_Chlorophyll_Metabolism", "m9-EX_glc_e7.44"], ["S_Alternate_Carbon__Butanediol_Metabolism", "m9-EX_glc_e7.44"], ["S_Glutamate_Metabolism", "m9-EX_glc_e7.44"], ["S_Alginate_biosynthesis", "m9-EX_glc_e7.44"], ["S_Cofactor_and_Prosthetic_Group_Biosynthesis__Biotin_Biosynthesis", "m9-EX_glc_e7.44"], ["S_Cell_Envelope_Biosynthesis__Lipid_A_Biosynthesis", "m9-EX_glc_e7.44"], ["S_Alternate_Carbon__Fructose_Metabolism", "m9-EX_glc_e7.44"], ["S_Cofactor_and_Prosthetic_Group_Biosynthesis__Pantothenate_and_CoA_Biosynthesis", "m9-EX_glc_e7.44"], ["S_Xenobiotic_tolerance", "m9-EX_glc_e7.44"], ["S_Alternate_Carbon_and_Nitrogen_source__Nucleotide_Metabolism", "m9-EX_glc_e7.44"], ["S_Alternate_Carbon_and_Nitrogen_source__Hydroxy_proline_metabolism", "m9-EX_glc_e7.44"], ["S_Aromatic_Compounds_Degradation__B_Ketoadipate_pathway", "m9-EX_glc_e7.44"], ["S_tRNA_Charging", "m9-EX_glc_e7.44"]], "hovertemplate": "Cluster=9<br>Reaction_Set=ATP<br>UMAP_1=%{x}<br>UMAP_2=%{y}<br>Subsystem=%{customdata[0]}<br>Condition=%{customdata[1]}<extra></extra>", "legendgroup": "9, ATP", "marker": {"color": "#EB663B", "size": 6, "symbol": "circle"}, "mode": "markers", "name": "9, ATP", "showlegend": true, "type": "scattergl", "x": [-15.49, -15.35, -15.29, -15.42, -15.16, -15.47, -15.28, -15.36, -15.38, -15.37, -15.57, -15.53, -15.15, -20.78, -21.07, -21.06, -20.79, -21.18, -21.0, -20.53, -20.92, -20.76, -20.76, -20.85, -20.83, -16.69, -16.39, -16.4, -16.91, -16.79, -16.33, -16.62, -16.33, -16.57, -16.3, -16.65, -16.67, -16.31, -16.76, -16.47, -16.74, -16.49, -16.58, -13.01, -13.16, -13.11, -12.94, -12.83, -13.14, -12.69, -13.02, -12.57, -12.78, -12.66], "xaxis": "x", "y": [-5.455, -5.546, -5.769, -5.541, -5.369, -5.678, -5.387, -5.424, -5.359, -5.691, -5.743, -5.65, -5.723, 1.184, 0.9657, 0.9104, 1.279, 1.411, 1.235, 1.384, 1.113, 0.9686, 1.15, 1.053, 1.078, 2.921, 3.022, 2.913, 2.84, 2.555, 2.38, 2.635, 2.817, 2.894, 2.472, 2.842, 2.684, 2.873, 2.539, 2.383, 2.508, 2.941, 2.611, 8.441, 8.517, 8.808, 8.629, 8.505, 8.834, 8.396, 8.713, 8.749, 8.508, 8.388], "yaxis": "y"}, {"customdata": {"elided": "96x2 str values"}, "hovertemplate": "Cluster=9<br>Reaction_Set=NBR<br>UMAP_1=%{x}<br>UMAP_2=%{y}<br>Subsystem=%{customdata[0]}<br>Condition=%{customdata[1]}<extra></extra>", "legendgroup": "9, NBR", "marker": {"color": "#EB663B", "size": 6, "symbol": "square"}, "mode": "markers", "name": "9, NBR", "showlegend": true, "type": "scattergl", "x": [-21.89, -22.08, -21.78, -21.94, -22.33, -22.31, -22.26, -22.38, -22.41, -22.06, -22.07, -22.53, -22.38, -22.08, -22.3, -21.88, -22.21, -22.05, -21.81, -21.81, -21.71, -21.9, -21.63, -21.73, -22.13, -22.0, -22.2, -22.34, -22.11, -21.92, -22.47, -21.89, -21.82, -22.51, -22.23, -22.23, -22.21, -22.17, -22.19, -21.85, -21.57, -21.92, -21.67, -21.7, -22.25, -21.76, -22.01, -21.78, -22.22, -21.95, -22.24, -22.12, -21.75, -22.32, -21.96, -22.21, -22.04, -21.82, -21.88, -22.01, -21.94, -22.2, -22.24, -21.89, -22.06, -22.0, -21.85, -21.62, -21.8, -21.65, -22.17, -22.23, -21.71, -22.21, -21.48, -21.75, -21.76, -21.38, -18.77, -18.95, -18.67, -19.09, -18.89, -19.2, -18.74, -19.19, -19.13, -19.24, -19.34, -18.86, -18.84, -19.26, -18.98, -18.76, -18.72, -18.92], "xaxis": "x", "y": [7.103, 7.412, 7.27, 7.14, 7.293, 7.188, 7.121, 7.24, 7.361, 7.174, 7.158, 6.988, 7.067, 8.542, 8.364, 8.411, 8.464, 8.433, 8.428, 8.449, 8.38, 8.616, 8.491, 8.443, 8.698, 8.824, 5.893, 5.93, 6.004, 5.899, 6.174, 5.879, 5.976, 6.133, 6.139, 5.995, 5.99, 5.803, 5.571, 7.735, 7.816, 7.937, 7.701, 7.88, 7.848, 7.918, 7.81, 7.758, 7.834, 7.92, 7.948, 7.896, 6.549, 6.557, 6.61, 6.595, 6.496, 6.568, 6.465, 6.595, 6.567, 6.599, 6.592, 6.44, 6.354, 7.089, 7.257, 7.152, 7.181, 7.234, 7.27, 7.359, 7.263, 7.271, 7.113, 7.304, 7.109, 7.143, -6.386, -5.976, -6.488, -6.192, -5.927, -5.997, -6.535, -6.198, -6.12, -5.932, -6.468, -6.338, -6.368, -6.391, -6.28, -6.343, -5.964, -6.248], "yaxis": "y"}, {"customdata": {"elided": "197x2 str values"}, "hovertemplate": "Cluster=2<br>Reaction_Set=ATP<br>UMAP_1=%{x}<br>UMAP_2=%{y}<br>Subsystem=%{customdata[0]}<br>Condition=%{customdata[1]}<extra></extra>", "legendgroup": "2, ATP", "marker": {"color": "#511CFB", "size": 6, "symbol": "circle"}, "mode": "markers", "name": "2, ATP", "showlegend": true, "type": "scattergl", "x": {"elided": "197 float values"}, "xaxis": "x", "y": {"elided": "197 float values"}, "yaxis": "y"}, {"customdata": {"elided": "139x2 str values"}, "hovertemplate": "Cluster=2<br>Reaction_Set=NBR<br>UMAP_1=%{x}<br>UMAP_2=%{y}<br>Subsystem=%{customdata[0]}<br>Condition=%{customdata[1]}<extra></extra>", "legendgroup": "2, NBR", "marker": {"color": "#511CFB", "size": 6, "symbol": "square"}, "mode": "markers", "name": "2, NBR", "showlegend": true, "type": "scattergl", "x": {"elided": "139 float values"}, "xaxis": "x", "y": {"elided": "139 float values"}, "yaxis": "y"}], "layout": {"height": 800, "legend": {"title": {"text": "Cluster, Reaction_Set"}, "tracegroupgap": 0}, "margin": {"t": 60}, "plot_bgcolor": "white", "width": 1000, "xaxis": {"anchor": "y", "domain": [0, 1], "linecolor": "black", "linewidth": 2, "showline": true, "title": {"text": "UMAP_1"}}, "yaxis": {"anchor": "x", "domain": [0, 1], "linecolor": "black", "linewidth": 2, "showline": true, "title": {"text": "UMAP_2"}}}}
